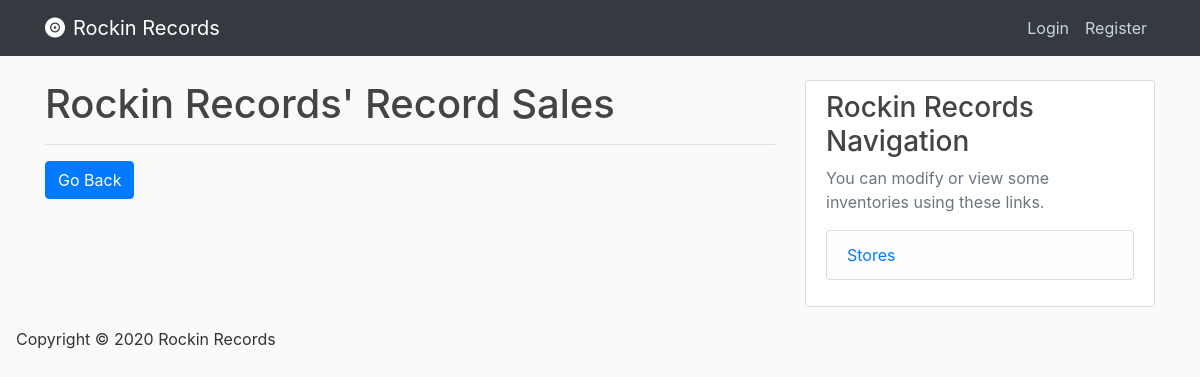
Page /recordsales on the earlier database version.
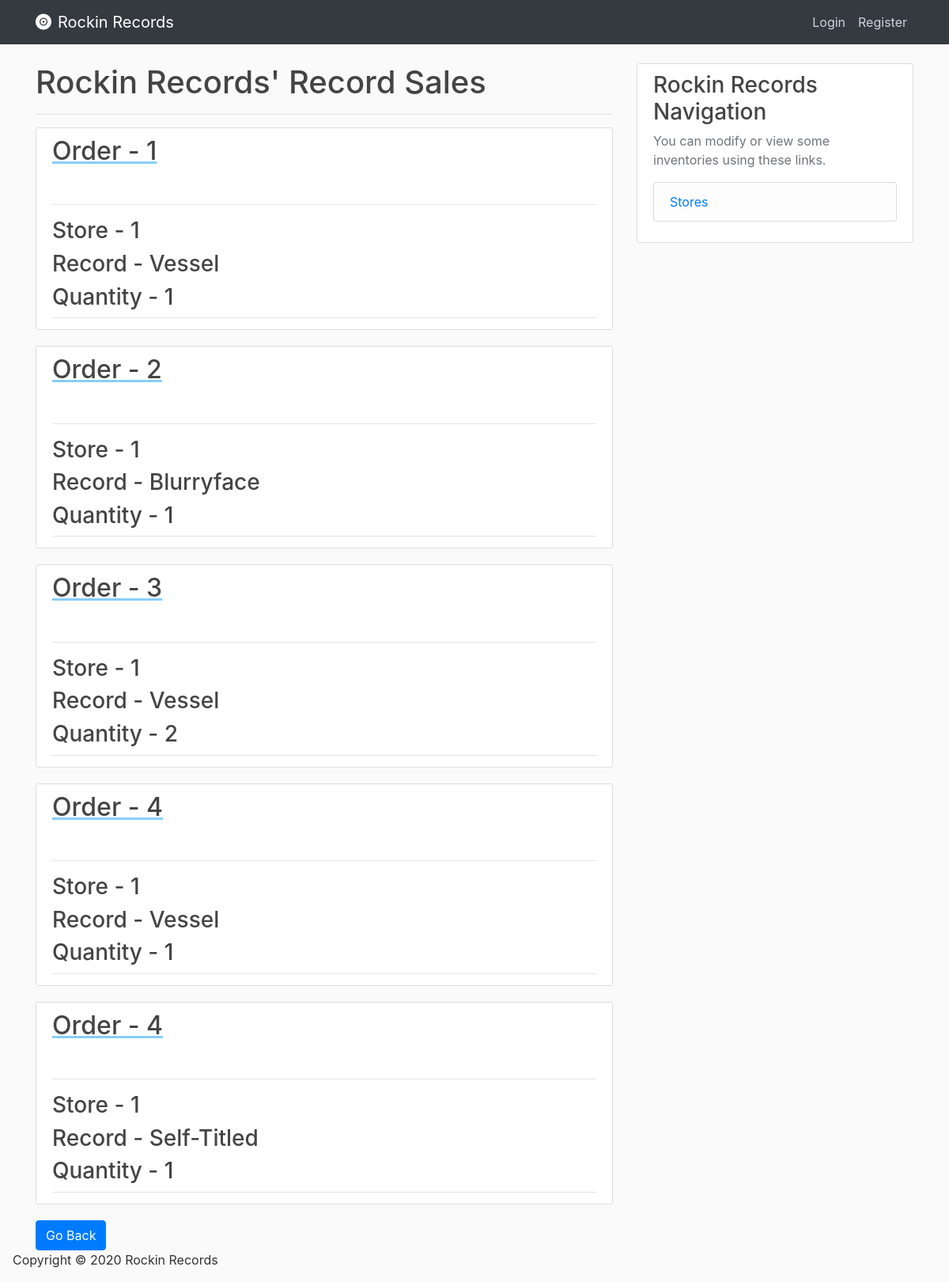
Same page on the later database version.
### database/models.py (models this page shows, shortened)
class RecordSales(db.Model):
    record_id = db.Column(db.Integer, db.ForeignKey('records.record_id'), primary_key=True, nullable=False)
    order_id = db.Column(db.Integer, db.ForeignKey('orders.order_id'), primary_key=True, nullable=False)
    quantity = db.Column(db.Integer, nullable=False)

class Records(db.Model):
    record_id = db.Column(db.Integer, primary_key=True, nullable=False, autoincrement="auto")
    record_name = db.Column(db.String(120), nullable=False)
    record_genre = db.Column(db.String(120), nullable=False)
    record_price = db.Column(db.Float, nullable=False)
    artist_id = db.Column(db.Integer, db.ForeignKey('artists.artist_id'), nullable=False)

### database/routes.py (the view)
@app.route('/recordsales', methods=['GET', 'POST'])
def record_sales():
    record_sale_query = RecordSales.query.join(Records, Records.record_id == RecordSales.record_id)\
        .add_columns(Records.record_id, Records.record_name, RecordSales.order_id, RecordSales.quantity)\
        .join(Orders, Orders.order_id == RecordSales.order_id)\
        .add_columns(Orders.order_date, Orders.store_id).all()
    return render_template('record_sales.html', record_sales=record_sale_query)

### database/Templates/record_sales.html
{% extends "index.html" %}
{% block content %}
    <h1> Rockin Records' Record Sales </h1>
    <hr>
    {% for record_sale in record_sales %}
        <article class="media content-section">
            <div class="media-body">
                <div class="article-metadata">
                    <a class="mr-2" href="{{ url_for('record_sale', order_id=record_sale.order_id, record_id=record_sale.record_id) }}" style="text-decoration: underline; text-decoration-color: lightskyblue;" >
                    <h2> Order - {{ record_sale['order_id'] }}</h2>
                    </a>
                    <hr>
                    <h3> Store - {{ record_sale['store_id'] }}</h3>
                    <h3> Record - {{ record_sale['record_name'] }}</h3>
                    <h3> Quantity - {{ record_sale['quantity'] }}</h3>
                </div>
          </div>
        </article>
     {% endfor %}
     <div>
        <a href="{{ url_for('home') }} ">
          <button class='btn btn-primary'>
              Go Back
          </button>
        </a>
     </div>
{% endblock content %}

### database/Templates/index.html (shortened to what this page needs)
<!DOCTYPE html>
<html lang="en">
<head>
	<link rel="stylesheet" href="https://stackpath.bootstrapcdn.com/bootstrap/4.4.1/css/bootstrap.min.css">
    <link rel="stylesheet" href="{{ url_for('static', filename='css/main.css') }}">
</head>
<body>
    <header class="site-header">
      <nav class="navbar navbar-expand-md navbar-dark bg-dark fixed-top">
        <div class="container">
          <a class="navbar-brand mr-4" href="/"><i class="fas fa-record-vinyl mr-2"></i>Rockin Records</a>
          <div class="collapse navbar-collapse" id="navbarToggle">
            <div class="navbar-nav">
              {% if current_user.is_authenticated %}
                <a class="nav-item nav-link" href="{{ url_for('account') }}">Account</a>
                <a class="nav-item nav-link" href="{{ url_for('logout') }}">Logout</a>
              {% else %}
                <a class="nav-item nav-link" href="{{ url_for('login') }}">Login</a>
                <a class="nav-item nav-link" href="{{ url_for('register') }}">Register</a>
              {% endif %}
            </div>
          </div>
        </div>
      </nav>
    </header>
    <main role="main" class="container">
      <div class="row">
        <div class="col-md-8">
          {% block content %}{% endblock %}
        </div>
        <div class="col-md-4">
          <div class="content-section">
            <h3>Rockin Records Navigation</h3>
            <p class='text-muted'> You can modify or view some inventories using these links.
              <ul class="list-group">
                <li class="list-group-item list-group-item-light">
                    <a href="{{ url_for('stores') }} ">
                        Stores
                    </a>
                </li>
              </ul>
            </p>
          </div>
        </div>
      </div>
    </main>
    <footer>
        <section class="ml-3"id="main-footer">
            <p>Copyright &copy; 2020 Rockin Records</p>
        </section>
    </footer>
</body>
</html>

### database/static/css/main.css (style rules this page uses)
body { background: #fafafa; color: #333333; margin-top: 5rem; }
h1, h2, h3, h4, h5, h6 { color: #444444; }
.site-header .navbar-nav .nav-link { color: #cbd5db; }
.content-section { background: #ffffff; padding: 10px 20px; border: 1px solid #dddddd; border-radius: 3px; margin-bottom: 20px; }
.article-metadata { padding-bottom: 1px; margin-bottom: 4px; border-bottom: 1px solid #e3e3e3 }

Differences in the rows shown:
added RecordSales: order_id "1", store_id "1", record_name "Vessel", quantity "1"
added RecordSales: order_id "2", store_id "1", record_name "Blurryface", quantity "1"
added RecordSales: order_id "3", store_id "1", record_name "Vessel", quantity "2"
added RecordSales: order_id "4", store_id "1", record_name "Vessel", quantity "1"
added RecordSales: order_id "4", store_id "1", record_name "Self-Titled", quantity "1"
